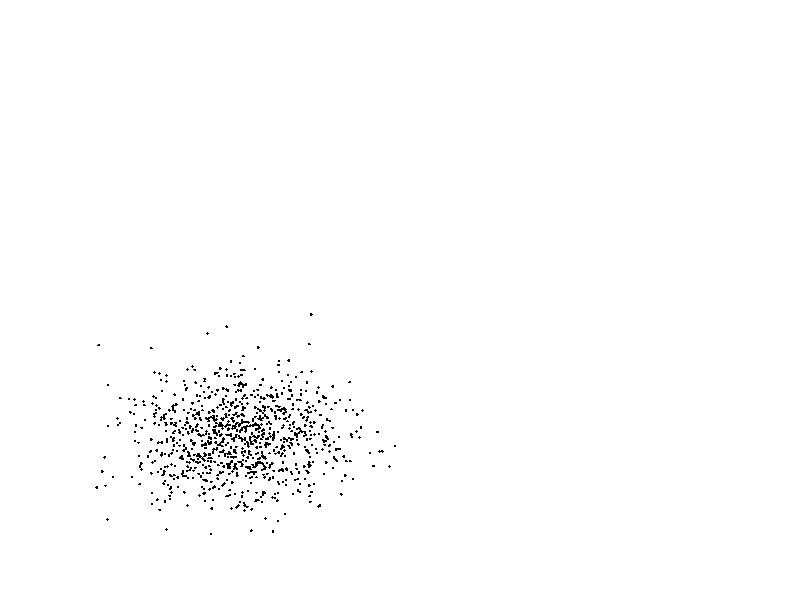

The MATLAB source for this figure: (Note: this script raises an error after producing the figure.)
function test_autoticks    
    addpath('..');
   
    figure;
    
    axes('position',[0.1 0.1 0.4 0.4],'visible','off');
    make_test_plot();          

    ax = axes('position',[0.6 0.1 0.4 0.4],'visible','off');
    make_test_plot();
    axis([-0.5 0.5 -0.5 0.5]);

    ax = axes('position',[0.1 0.6 0.4 0.4],'visible','off');
    make_test_plot();    
    axis([-0.1 0.1 -0.1 0.1]);
    
    ax = axes('position',[0.6 0.6 0.4 0.4],'visible','off');
    make_test_plot();
    axis([-0.05 0.05 -0.05 0.05]);    
end

function make_test_plot
    ax = gca;
    x = randn(1000,1);
    y = randn(1000,1);
    hold on;
    plot(x,y,'k.');   
    hold off;    
    edgeaxes(ax,'west','size',0.1);
    autoticks();
    edgeaxes(ax,'south','size',0.1);
    autoticks();
    axes(ax);
end


